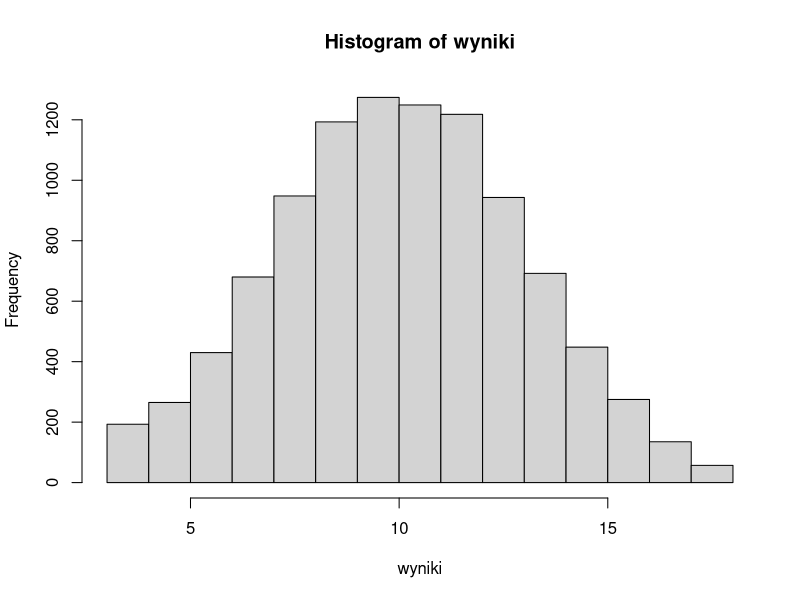

Here is the R script that generated this plot:

N <- 10000
kostka <- c(1,2,3,4,5,6)
nr_partii <- 0
wyniki <- rep(0, N)


for (i in 0:N) {
  pierwsza <- sample(kostka, 1)
  druga <- sample(kostka, 1)
  trzecia <- sample(kostka, 1)
  
  wyniki[i] <- pierwsza + druga + trzecia
}

hist(wyniki)